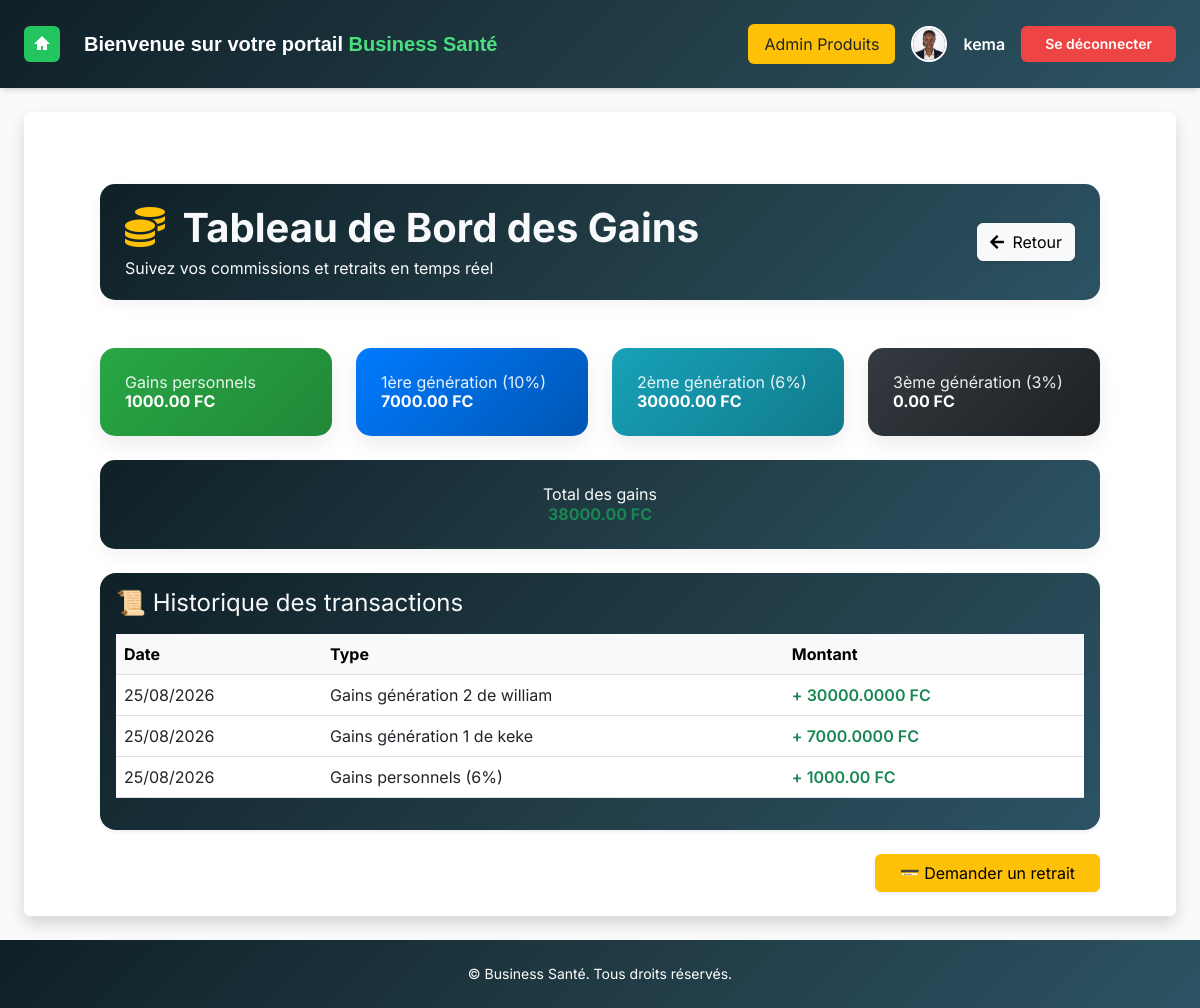
The page /gains/ (signed in) on the database its author committed.
### core/models.py (models this page shows, shortened)
class CustomUser(AbstractUser):
    parrain = models.ForeignKey('self', on_delete=models.SET_NULL, null=True, blank=True,  related_name="filleul")
    gains = models.DecimalField(max_digits=10, decimal_places=2, default=0.00)
    first_name = models.CharField(max_length=150, null=True, blank=True)
    last_name = models.CharField(max_length=150,null=True, blank=True)
    telephone = models.CharField(max_length=20, blank=True)

class Profil(models.Model):
    utilisateur = models.OneToOneField(
    settings.AUTH_USER_MODEL,
    on_delete=models.CASCADE,
    related_name="profil"
)
    solde = models.DecimalField(max_digits=12, decimal_places=2, default=0)
    gains_retires = models.DecimalField(max_digits=12, decimal_places=2, default=0)
    mon_code = models.CharField(max_length=30, default=0, blank=True)
    parrain_code = models.CharField(max_length=30, blank=True,null=True)
    is_paid = models.BooleanField(default=False)
    date_created = models.DateTimeField(default=timezone.now)
    avatar = models.ImageField(upload_to='avatars/', blank=True, null=True)

### core/views.py (the view)
# urls.py: path('gains/', views.mes_gains_view, name='gains'),
@login_required
def mes_gains_view(request):
    user = request.user
    profil = user.profil
    gain_propre = profil.solde or Decimal('0.00')
    gain_1 = Decimal('0.00')
    gain_2 = Decimal('0.00')
    gain_3 = Decimal('0.00')
    historique = []
    tous_users = CustomUser.objects.exclude(id=user.id)
    for u in tous_users:
        generation = generation_par_rapport_a(user, u)
        solde_filleul = u.profil.solde or Decimal('0.00')
        montant = Decimal('0.00')
        if generation == 1:
            montant = solde_filleul * Decimal('0.10')
            gain_1 += montant
        elif generation == 2:
            montant = solde_filleul * Decimal('0.06')
            gain_2 += montant
        elif generation == 3:
            montant = solde_filleul * Decimal('0.03')
            gain_3 += montant
        if montant > 0:
            historique.append({
                "date": timezone.now().strftime("%d/%m/%Y"),
                "type": f"Gains génération {generation} de {u.username}",
                "montant": montant,
            })
    if gain_propre > 0:
        historique.append({
            "date": timezone.now().strftime("%d/%m/%Y"),
            "type": "Gains personnels (6%)",
            "montant": gain_propre,
        })
    total_gains = gain_propre + gain_1 + gain_2 + gain_3
    context = {
        "gain_propre": gain_propre,
        "gain_1": gain_1,
        "gain_2": gain_2,
        "gain_3": gain_3,
        "total_gains": total_gains,
        "historique": historique,
    }
    return render(request, "core/mes_gains.html",context)

### core/views.py (called while the page is built)
def generation_par_rapport_a(parent, enfant):
    generation = 1
    courant = enfant.parrain
    while courant:
        if courant == parent:
            return generation
        courant = courant.parrain
        generation += 1
    return 0

### core/templates/core/mes_gains.html (shortened to what this page needs)
{% extends 'core/base.html' %}
{% load static %}
{% block content %}
<div class="container mt-5">
  <div class="page-header mb-5" style="background: linear-gradient(135deg, #0f2027, #203a43, #2c5364);">
    <div>
      <h2 class="fw-bold mb-1" style="color: #f8f9fa; font-size: 2.5rem;">
        <i class="fas fa-coins text-warning me-2"></i> Tableau de Bord des Gains
      </h2>
      <p class="text-muted mb-0" style="color: #f8f9fa !important;">
        Suivez vos commissions et retraits en temps réel
      </p>
    </div>
    <button onclick="goBack()" class="btn btn-light shadow-sm">
      <i class="fas fa-arrow-left me-1"></i> Retour
    </button>
  </div>
  <div class="row g-4" >
    <div class="col-md-3">
      <div class="gain-card gain-success">
        <h6>Gains personnels</h6>
        <h3>{{ gain_propre|floatformat:2 }} FC</h3>
      </div>
    </div>
    <div class="col-md-3">
      <div class="gain-card gain-primary">
        <h6>1ère génération (10%)</h6>
        <h3>{{ gain_1|floatformat:2 }} FC</h3>
      </div>
    </div>
    <div class="col-md-3">
      <div class="gain-card gain-info">
        <h6>2ème génération (6%)</h6>
        <h3>{{ gain_2|floatformat:2 }} FC</h3>
      </div>
    </div>
    <div class="col-md-3">
      <div class="gain-card gain-dark">
        <h6>3ème génération (3%)</h6>
        <h3>{{ gain_3|floatformat:2 }} FC</h3>
      </div>
    </div>
  </div>
  <div class="total-card mt-4" style="background: linear-gradient(135deg, #0f2027, #203a43, #2c5364);">
    <h4 style="color: #f8f9fa;">Total des gains</h4>
    <h2 class="text-success fw-bold">
      {{ total_gains|floatformat:2 }} FC
    </h2>
  </div>
  <div class="card mt-4 shadow-sm border-0 rounded-4" style="background: linear-gradient(135deg, #0f2027, #203a43, #2c5364);">
    <div class="card-body">
      <h5 class="mb-3" style="color: #f8f9fa; font-size: 1.5rem;">📜 Historique des transactions</h5>
      <div class="table-responsive">
        <table class="table table-hover align-middle">
          <thead class="table-light">
            <tr>
              <th>Date</th>
              <th>Type</th>
              <th>Montant</th>
            </tr>
          </thead>
          <tbody>
            {% for gain in historique %}
            <tr>
              <td class="text-nowrap">{{ gain.date }}</td>
              <td>{{ gain.type }}</td>
              <td class="text-success fw-semibold">+ {{ gain.montant }} FC</td>
            </tr>
            {% empty %}
            <tr>
              <td colspan="3" class="text-center text-muted">
                Aucun gain enregistré
              </td>
            </tr>
            {% endfor %}
          </tbody>
        </table>
      </div>
    </div>
  </div>
  <div class="text-end mt-4">
    <a href="{% url 'demander_retrait' %}" class="btn btn-warning px-4 shadow-sm">
      💳 Demander un retrait
    </a>
  </div>
</div>
{% endblock %}

### core/templates/core/base.html (shortened to what this page needs)
{% load static %}
<!DOCTYPE html>
<html lang="fr">
<head>
  <script src="https://cdn.tailwindcss.com"></script>
  <link href="https://cdn.jsdelivr.net/npm/bootstrap@5.3.0-alpha1/dist/css/bootstrap.min.css" rel="stylesheet">
  <link href="https://cdnjs.cloudflare.com/ajax/libs/font-awesome/5.15.4/css/all.min.css" rel="stylesheet">
  <link href="https://cdn.jsdelivr.net/npm/bootstrap@5.3.0/dist/css/bootstrap.min.css" rel="stylesheet">
</head>
<body class="bg-slate-50 text-gray-900 font-[Inter] min-h-screen flex flex-col">
<header class="flex items-center justify-between px-6 py-4 shadow-md text-white"
style="background: linear-gradient(135deg, #0f2027, #203a43, #2c5364);">
  <div class="flex items-center gap-4">
    <a href="{% url 'home' %}">
      <button class="bg-green-500 p-2 rounded-md text-white hover:bg-green-600 transition">
        <svg class="w-5 h-5 fill-current" viewBox="0 0 20 20">
          <path d="M10 2L2 10h3v6h4v-4h2v4h4v-6h3L10 2z"/>
        </svg>
      </button>
    </a>
    <h1 class="text-lg md:text-xl font-semibold" style="font-family:Verdana, Geneva, Tahoma, sans-serif;">
      Bienvenue sur votre portail <span class="text-green-400">Business Santé</span>
    </h1>
  </div>
  <div class="flex items-center gap-3">
    {% if request.user.is_staff %}
      <a href="{% url 'admin_produits' %}" class="bg-warning text-dark px-3 py-2 rounded">
        Admin Produits
      </a>
    {% endif %}
  {% if user.profil.avatar %}
    <img src="{{ user.profil.avatar.url }}"
         class="w-9 h-9 rounded-full border-2 border-white">
  {% endif %}
  <span class="font-semibold">{{ user.username }}</span>
  <form method="post" action="{% url 'logout' %}">
  <button type="submit"
          class="bg-red-500 hover:bg-red-600 px-4 py-2 rounded-md text-sm font-semibold text-white transition">
      Se déconnecter
  </button>
  </form>
</div>
</header>
  <div class="flex flex-1">
    <main class="flex-1 p-6">
      <div class="bg-white p-6 rounded shadow">
        {% block content %}
        {% endblock %}
      </div>
    </main>
  </div>
  <footer class="bg-gray-800 text-white py-4 text-center text-sm mt-auto" style=" background: linear-gradient(135deg, #0f2027, #203a43, #2c5364);">
    &copy; {{ now|date:"Y" }} Business Santé. Tous droits réservés.
  </footer>
</body>
</html>

### core/templates/core/mes_gains.html (style rules this page uses)
.page-header { display: flex; justify-content: space-between; align-items: center; background: linear-gradient(135deg, #ffffff, #f8f9fa); padding: 20px 25px; border-radius: 15px; box-shadow: 0 5px 15px rgba(0,0,0,0.05); }
.gain-card { padding: 25px; border-radius: 15px; color: white; transition: 0.3s ease; box-shadow: 0 8px 20px rgba(0,0,0,0.08); }
.gain-card h6 { opacity: 0.9; }
.gain-card h3 { font-weight: 700; }
.gain-success { background: linear-gradient(135deg, #28a745, #218838); }
.gain-primary { background: linear-gradient(135deg, #007bff, #0056b3); }
.gain-info { background: linear-gradient(135deg, #17a2b8, #117a8b); }
.gain-dark { background: linear-gradient(135deg, #343a40, #1d2124); }
.total-card { background: white; padding: 25px; border-radius: 15px; box-shadow: 0 8px 20px rgba(0,0,0,0.05); text-align: center; }

### rows shown on the page
CustomUser: profil.avatar (picture), username "kema"
Profil: solde "1000.00", montant "1000.00"

### other values the page prints
{{ gain_1|floatformat:2 }} "7000.00"
{{ gain_2|floatformat:2 }} "30000.00"
{{ gain_3|floatformat:2 }} "0.00"
{{ total_gains|floatformat:2 }} "38000.00"
{{ gain.date }} "25/08/2026" "25/08/2026" "25/08/2026"
{{ gain.type }} "Gains génération 2 de william" "Gains génération 1 de keke" "Gains personnels (6%)"
{{ gain.montant }} "30000.0000" "7000.0000"
